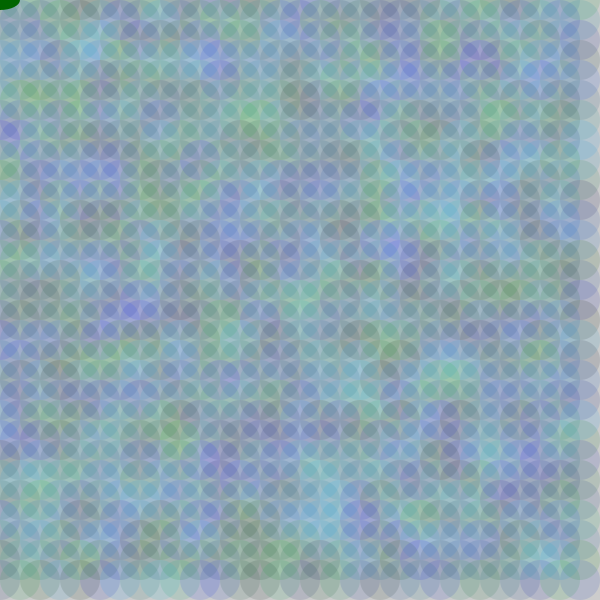
Frame 1 (no input)
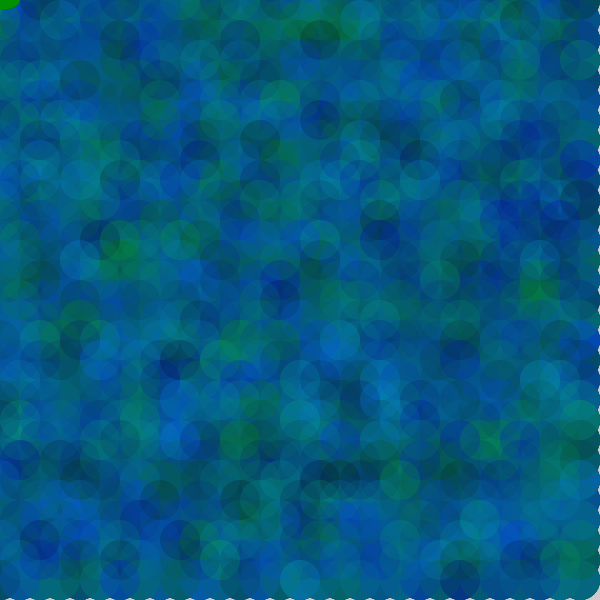
Frame 60 (the mouse pressed at the canvas centre just before this capture)
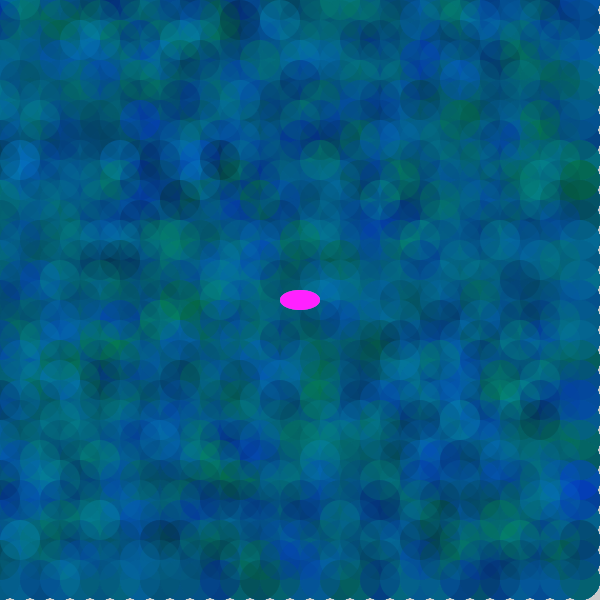
Frame 120 (the mouse held since frame 60 and released just before this capture)

The Processing sketch that drew these frames (run headless with seeded random() and noise(); from frame 60 on, the mouse is pressed at the canvas centre):

// Processing sketch: processing_84054
// ── processing_84054.pde

// Echo por: Marc Cabañas Garcia 1ºASIX(TARDA)
// Escala Masiva

int blocksize = 20;

int blocksize2 = 40;

int n = 140;

int m = 180;

void setup() {

size(600,600);

noStroke();

}

void draw() {

for(int y=0; y<height; y+=blocksize) {

for(int x=0; x<width;x+=blocksize) {
 
fill(random(0),random(180), random(255), 30);

ellipse(x,y,blocksize2,blocksize2);

}

}

if (mousePressed && (mouseButton == LEFT)){
    for (int i=0; i<=300; i=i+blocksize){
      for (int j=0; j<=600;j=j+blocksize){
        fill (mouseY,mouseX,random(100,155));
        ellipse (i,j,blocksize2, blocksize2);
       }
    }
  }
  
if (mousePressed && (mouseButton == LEFT)){
    for (int i=-100; i<=2800; i=i+blocksize2){
      for (int j=-100; j<=2900;j=j+blocksize2){
        fill (random(100,155),mouseX,mouseY);
        triangle (n,m,i,j, blocksize, blocksize);
       }
    }
  }  
  
if (mousePressed && (mouseButton == RIGHT)){
    for (int i=0; i<=600; i=i+blocksize){
      for (int j=0; j<=600;j=j+blocksize){
        fill (mouseY,random(100,155),mouseX);
        rect (i,j, blocksize, blocksize);
      }
    }
  }
  
if (mousePressed && (mouseButton == RIGHT)){
    for (int i=0; i<=300; i=i+blocksize2){
      for (int j=0; j<=600;j=j+blocksize2){
        fill (mouseX,random(0,255),mouseY);
        rect (i,j,blocksize2,blocksize2);
      }
    }
  }     

int specialX = mouseX - (mouseX % blocksize);

int specialY = mouseY - (mouseY % blocksize);

fill(mouseX,random(0,255),mouseY);

ellipse(specialX, specialY, blocksize2,blocksize);

}
